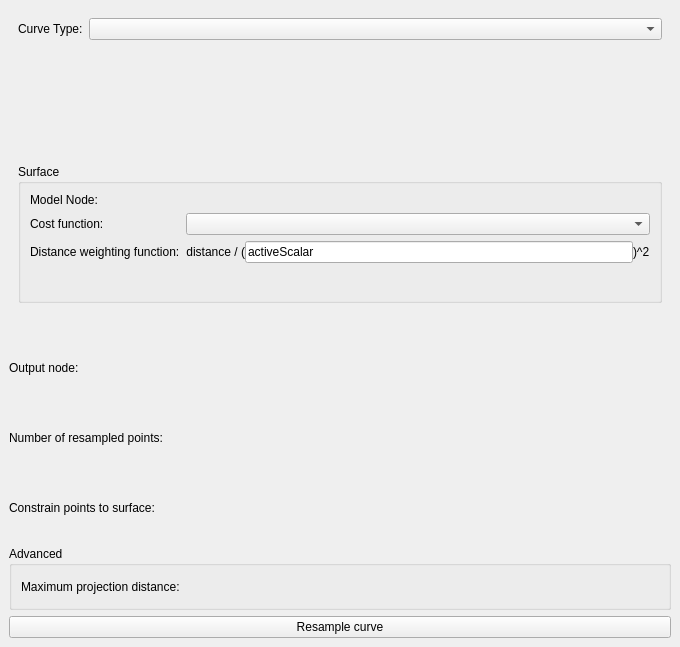
<?xml version="1.0" encoding="UTF-8"?>
<ui version="4.0">
 <class>qMRMLMarkupsCurveSettingsWidget</class>
 <widget class="QWidget" name="qMRMLMarkupsCurveSettingsWidget">
  <property name="geometry">
   <rect>
    <x>0</x>
    <y>0</y>
    <width>680</width>
    <height>647</height>
   </rect>
  </property>
  <property name="windowTitle">
   <string>Form</string>
  </property>
  <layout class="QVBoxLayout" name="verticalLayout">
   <property name="leftMargin">
    <number>0</number>
   </property>
   <property name="topMargin">
    <number>0</number>
   </property>
   <property name="rightMargin">
    <number>0</number>
   </property>
   <property name="bottomMargin">
    <number>0</number>
   </property>
   <item>
    <widget class="ctkCollapsibleButton" name="curveSettingsCollapseButton" native="true">
     <property name="text" stdset="0">
      <string>Curve Settings</string>
     </property>
     <property name="collapsed" stdset="0">
      <bool>true</bool>
     </property>
     <layout class="QVBoxLayout" name="verticalLayout_5">
      <item>
       <widget class="QWidget" name="curveSettingsWidget" native="true">
        <layout class="QVBoxLayout" name="verticalLayout_6">
         <property name="leftMargin">
          <number>9</number>
         </property>
         <property name="topMargin">
          <number>9</number>
         </property>
         <property name="rightMargin">
          <number>9</number>
         </property>
         <property name="bottomMargin">
          <number>9</number>
         </property>
         <item>
          <layout class="QFormLayout" name="formLayout_3">
           <item row="0" column="0">
            <widget class="QLabel" name="label_7">
             <property name="text">
              <string>Curve Type:</string>
             </property>
            </widget>
           </item>
           <item row="0" column="1">
            <widget class="QComboBox" name="curveTypeComboBox"/>
           </item>
          </layout>
         </item>
         <item>
          <widget class="ctkCollapsibleGroupBox" name="surfaceCurveCollapsibleButton">
           <property name="title">
            <string>Surface</string>
           </property>
           <property name="collapsed" stdset="0">
            <bool>false</bool>
           </property>
           <layout class="QFormLayout" name="formLayout_2">
            <item row="0" column="0">
             <widget class="QLabel" name="label_4">
              <property name="text">
               <string>Model Node:</string>
              </property>
             </widget>
            </item>
            <item row="0" column="1">
             <widget class="qMRMLNodeComboBox" name="modelNodeSelector" native="true">
              <property name="nodeTypes" stdset="0">
               <stringlist>
                <string>vtkMRMLModelNode</string>
               </stringlist>
              </property>
             </widget>
            </item>
            <item row="1" column="0">
             <widget class="QLabel" name="label_5">
              <property name="text">
               <string>Cost function:</string>
              </property>
             </widget>
            </item>
            <item row="2" column="0">
             <widget class="QLabel" name="label_6">
              <property name="text">
               <string>Distance weighting function:</string>
              </property>
              <property name="alignment">
               <set>Qt::AlignLeading|Qt::AlignLeft|Qt::AlignVCenter</set>
              </property>
             </widget>
            </item>
            <item row="2" column="1">
             <widget class="QWidget" name="scalarFunctionWidget" native="true">
              <property name="styleSheet">
               <string notr="true"/>
              </property>
              <layout class="QHBoxLayout" name="horizontalLayout_3">
               <property name="spacing">
                <number>0</number>
               </property>
               <property name="leftMargin">
                <number>0</number>
               </property>
               <property name="topMargin">
                <number>0</number>
               </property>
               <property name="rightMargin">
                <number>0</number>
               </property>
               <property name="bottomMargin">
                <number>0</number>
               </property>
               <item>
                <widget class="QLabel" name="scalarFunctionPrefixLabel">
                 <property name="sizePolicy">
                  <sizepolicy hsizetype="Minimum" vsizetype="Preferred">
                   <horstretch>0</horstretch>
                   <verstretch>0</verstretch>
                  </sizepolicy>
                 </property>
                 <property name="text">
                  <string>distance / (</string>
                 </property>
                 <property name="alignment">
                  <set>Qt::AlignRight|Qt::AlignTrailing|Qt::AlignVCenter</set>
                 </property>
                </widget>
               </item>
               <item>
                <widget class="QLineEdit" name="scalarFunctionLineEdit">
                 <property name="sizePolicy">
                  <sizepolicy hsizetype="MinimumExpanding" vsizetype="Fixed">
                   <horstretch>0</horstretch>
                   <verstretch>0</verstretch>
                  </sizepolicy>
                 </property>
                 <property name="sizeIncrement">
                  <size>
                   <width>0</width>
                   <height>0</height>
                  </size>
                 </property>
                 <property name="toolTip">
                  <string>&lt;html&gt;&lt;head/&gt;&lt;body&gt;&lt;p align=&quot;justify&quot;&gt;Function used to calculate scalar weights for pathfinding. The currently active point scalar can be accessed using the &amp;quot;activeScalar&amp;quot; variable name. All other scalars can be accessed as variables provided that they don't contain any illegal characters (&amp;quot;./* etc.).&lt;/p&gt;&lt;p&gt;Example functions: &amp;quot;activeScalar*activeScalar&amp;quot;, &amp;quot;exp(activeScalar)&amp;quot;, &amp;quot;1.0-activeScalar&amp;quot;, &amp;quot;scalarA*scalarB&amp;quot;&lt;/p&gt;&lt;/body&gt;&lt;/html&gt;</string>
                 </property>
                 <property name="text">
                  <string>activeScalar</string>
                 </property>
                </widget>
               </item>
               <item>
                <widget class="QLabel" name="scalarFunctionSuffixLabel">
                 <property name="sizePolicy">
                  <sizepolicy hsizetype="Minimum" vsizetype="Preferred">
                   <horstretch>0</horstretch>
                   <verstretch>0</verstretch>
                  </sizepolicy>
                 </property>
                 <property name="text">
                  <string>)^2</string>
                 </property>
                </widget>
               </item>
              </layout>
             </widget>
            </item>
            <item row="1" column="1">
             <widget class="QComboBox" name="costFunctionComboBox"/>
            </item>
           </layout>
          </widget>
         </item>
        </layout>
       </widget>
      </item>
     </layout>
    </widget>
   </item>
   <item>
    <widget class="ctkCollapsibleButton" name="resampleCurveCollapsibleButton" native="true">
     <property name="toolTip">
      <string>Resample a curve and optionally constrain the points to a node</string>
     </property>
     <property name="text" stdset="0">
      <string>Resample</string>
     </property>
     <property name="collapsed" stdset="0">
      <bool>true</bool>
     </property>
     <layout class="QGridLayout" name="gridLayout1">
      <item row="2" column="1">
       <widget class="qMRMLNodeComboBox" name="resampleCurveConstraintNodeSelector" native="true">
        <property name="toolTip">
         <string>Fiducials will be constrained to the surface if a node is selected</string>
        </property>
        <property name="nodeTypes" stdset="0">
         <stringlist>
          <string>vtkMRMLModelNode</string>
         </stringlist>
        </property>
        <property name="noneEnabled" stdset="0">
         <bool>true</bool>
        </property>
        <property name="addEnabled" stdset="0">
         <bool>false</bool>
        </property>
        <property name="removeEnabled" stdset="0">
         <bool>false</bool>
        </property>
       </widget>
      </item>
      <item row="0" column="0">
       <widget class="QLabel" name="resampleCurveOutputNodeLabel">
        <property name="text">
         <string>Output node: </string>
        </property>
       </widget>
      </item>
      <item row="1" column="0">
       <widget class="QLabel" name="resampleCurveNumerOfOutputPointsLabel">
        <property name="toolTip">
         <string>Select the number of points on the resampled curve. </string>
        </property>
        <property name="text">
         <string>Number of resampled points: </string>
        </property>
       </widget>
      </item>
      <item row="1" column="1">
       <widget class="ctkDoubleSpinBox" name="resampleCurveNumerOfOutputPointsSpinBox" native="true">
        <property name="focusPolicy">
         <enum>Qt::TabFocus</enum>
        </property>
        <property name="toolTip">
         <string>The active curve will be resamples with the number of points specified.</string>
        </property>
        <property name="decimals" stdset="0">
         <number>0</number>
        </property>
        <property name="minimum" stdset="0">
         <double>0.000000000000000</double>
        </property>
        <property name="maximum" stdset="0">
         <double>1000000.000000000000000</double>
        </property>
        <property name="singleStep" stdset="0">
         <double>1.000000000000000</double>
        </property>
        <property name="value" stdset="0">
         <double>20.000000000000000</double>
        </property>
       </widget>
      </item>
      <item row="0" column="1">
       <widget class="qMRMLNodeComboBox" name="resampleCurveOutputNodeSelector" native="true">
        <property name="toolTip">
         <string>Select a node to store the resampled curve </string>
        </property>
        <property name="nodeTypes" stdset="0">
         <stringlist>
          <string>vtkMRMLMarkupsCurveNode</string>
         </stringlist>
        </property>
        <property name="noneEnabled" stdset="0">
         <bool>true</bool>
        </property>
        <property name="addEnabled" stdset="0">
         <bool>true</bool>
        </property>
        <property name="removeEnabled" stdset="0">
         <bool>true</bool>
        </property>
        <property name="renameEnabled" stdset="0">
         <bool>true</bool>
        </property>
        <property name="selectNodeUponCreation" stdset="0">
         <bool>true</bool>
        </property>
        <property name="noneDisplay" stdset="0">
         <string>(Overwrite current node)</string>
        </property>
       </widget>
      </item>
      <item row="5" column="0" colspan="3">
       <widget class="QPushButton" name="resampleCurveButton">
        <property name="toolTip">
         <string>Resamples the active curve with the number of fiducials spcified. Can be constrained to a node surface.</string>
        </property>
        <property name="text">
         <string>Resample curve</string>
        </property>
       </widget>
      </item>
      <item row="2" column="0">
       <widget class="QLabel" name="resampleCurveConstraintNodeLabel">
        <property name="toolTip">
         <string>Optionally select a node to constrain placement of resampled curve points. </string>
        </property>
        <property name="text">
         <string>Constrain points to surface: </string>
        </property>
       </widget>
      </item>
      <item row="4" column="0" colspan="3">
       <widget class="ctkCollapsibleGroupBox" name="AdvancedOptionCollapsibleGroupBox">
        <property name="title">
         <string>Advanced</string>
        </property>
        <property name="checked">
         <bool>false</bool>
        </property>
        <property name="collapsed" stdset="0">
         <bool>true</bool>
        </property>
        <property name="collapsedHeight" stdset="0">
         <number>7</number>
        </property>
        <layout class="QGridLayout" name="gridLayout2">
         <item row="0" column="0">
          <widget class="QLabel" name="resampleCurveMaxSearchRadiusLabel">
           <property name="text">
            <string>Maximum projection distance:</string>
           </property>
          </widget>
         </item>
         <item row="0" column="1">
          <widget class="ctkSliderWidget" name="resampleCurveMaxSearchRadiusSliderWidget" native="true">
           <property name="toolTip">
            <string>Select the maximum projection distance as percentage of bounding box size.</string>
           </property>
           <property name="singleStep" stdset="0">
            <double>0.100000000000000</double>
           </property>
           <property name="minimum" stdset="0">
            <double>0.000000000000000</double>
           </property>
           <property name="maximum" stdset="0">
            <double>100.000000000000000</double>
           </property>
           <property name="value" stdset="0">
            <double>25.000000000000000</double>
           </property>
           <property name="suffix" stdset="0">
            <string> %</string>
           </property>
          </widget>
         </item>
        </layout>
       </widget>
      </item>
     </layout>
    </widget>
   </item>
  </layout>
 </widget>
 <customwidgets>
  <customwidget>
   <class>ctkCollapsibleButton</class>
   <extends>QWidget</extends>
   <header>ctkCollapsibleButton.h</header>
   <container>1</container>
  </customwidget>
  <customwidget>
   <class>ctkCollapsibleGroupBox</class>
   <extends>QGroupBox</extends>
   <header>ctkCollapsibleGroupBox.h</header>
   <container>1</container>
  </customwidget>
  <customwidget>
   <class>qMRMLNodeComboBox</class>
   <extends>QWidget</extends>
   <header>qMRMLNodeComboBox.h</header>
   <container>1</container>
  </customwidget>
  <customwidget>
   <class>ctkSliderWidget</class>
   <extends>QWidget</extends>
   <header>ctkSliderWidget.h</header>
  </customwidget>
  <customwidget>
   <class>ctkDoubleSpinBox</class>
   <extends>QWidget</extends>
   <header>ctkDoubleSpinBox.h</header>
  </customwidget>
 </customwidgets>
 <resources/>
 <connections>
  <connection>
   <sender>qMRMLMarkupsCurveSettingsWidget</sender>
   <signal>mrmlSceneChanged(vtkMRMLScene*)</signal>
   <receiver>resampleCurveOutputNodeSelector</receiver>
   <slot>setMRMLScene(vtkMRMLScene*)</slot>
   <hints>
    <hint type="sourcelabel">
     <x>219</x>
     <y>393</y>
    </hint>
    <hint type="destinationlabel">
     <x>268</x>
     <y>480</y>
    </hint>
   </hints>
  </connection>
  <connection>
   <sender>qMRMLMarkupsCurveSettingsWidget</sender>
   <signal>mrmlSceneChanged(vtkMRMLScene*)</signal>
   <receiver>resampleCurveConstraintNodeSelector</receiver>
   <slot>setMRMLScene(vtkMRMLScene*)</slot>
   <hints>
    <hint type="sourcelabel">
     <x>219</x>
     <y>393</y>
    </hint>
    <hint type="destinationlabel">
     <x>268</x>
     <y>480</y>
    </hint>
   </hints>
  </connection>
  <connection>
   <sender>qMRMLMarkupsCurveSettingsWidget</sender>
   <signal>mrmlSceneChanged(vtkMRMLScene*)</signal>
   <receiver>modelNodeSelector</receiver>
   <slot>setMRMLScene(vtkMRMLScene*)</slot>
   <hints>
    <hint type="sourcelabel">
     <x>219</x>
     <y>393</y>
    </hint>
    <hint type="destinationlabel">
     <x>268</x>
     <y>480</y>
    </hint>
   </hints>
  </connection>
 </connections>
</ui>
